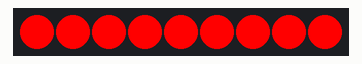
Simulated run of this sketch. Board: Arduino Uno, built with avr-gcc and run on an emulated ATmega328P. On the bench: 9 RGB LEDs in strip order, left to right.

Above: at 0.1 s.
At 2.1 s:
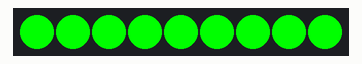
At 4.1 s:
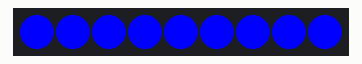

The sketch:

led_test.ino
```cpp
#include <Adafruit_NeoPixel.h>

#define PIN 12

Adafruit_NeoPixel strip = Adafruit_NeoPixel(9, PIN, NEO_GRB + NEO_KHZ800);


void setRGB(int r, int g, int b)
{
    for(int i=0; i< strip.numPixels(); i++)
    {
        strip.setPixelColor(i, r, g, b);
    }
    strip.show();
}

void setup()
{
    strip.begin();
    strip.show(); // Initialize all pixels to 'off'
}

void loop()
{
    setRGB(255, 0, 0);
    delay(2000);
    setRGB(0, 255, 0);
    delay(2000);
    setRGB(0, 0, 255);
    delay(2000);
}
```

Measured:
- by itself, everything shown: repeats every 6.0 s, in 3 steps
- what the display in image 1 shows lasts 2.0 s, from 2.0 s to 4.0 s
